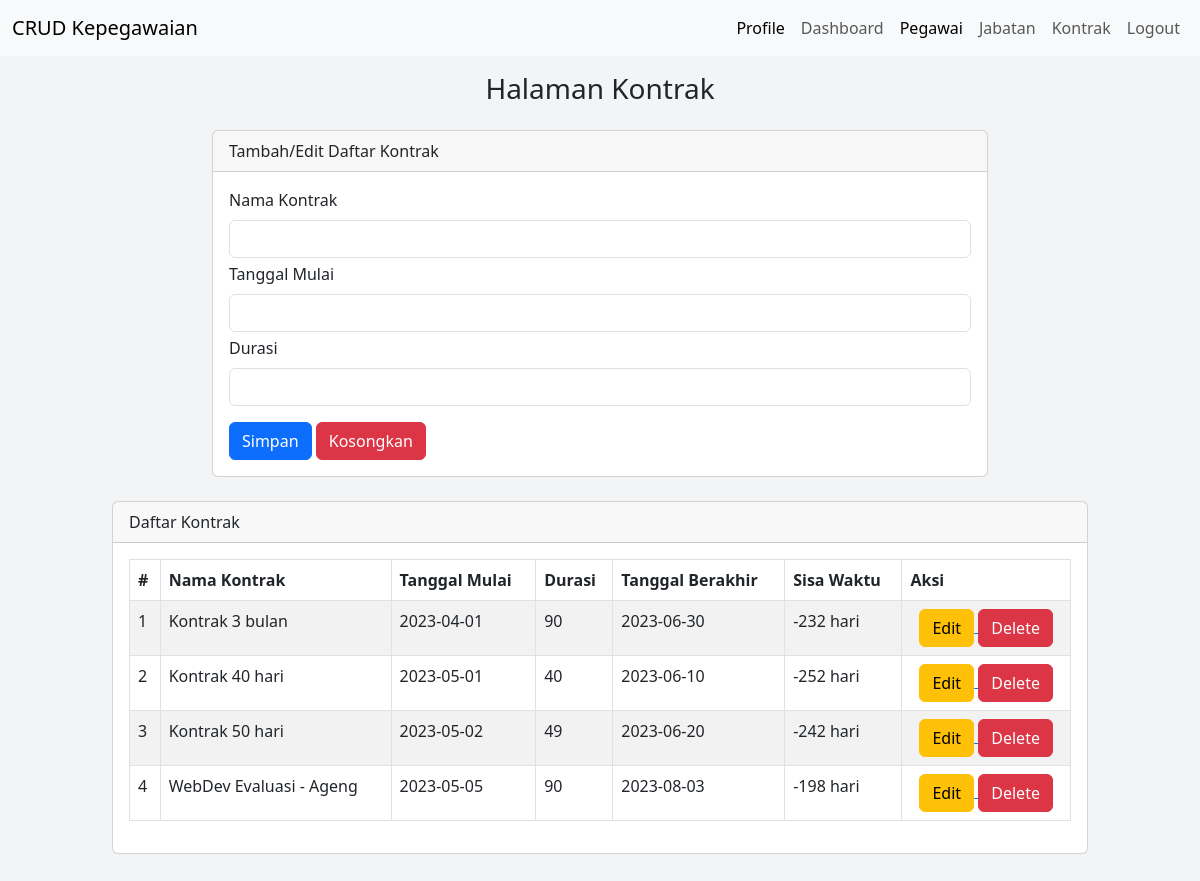
Page /kontrak.php on the earlier database version.
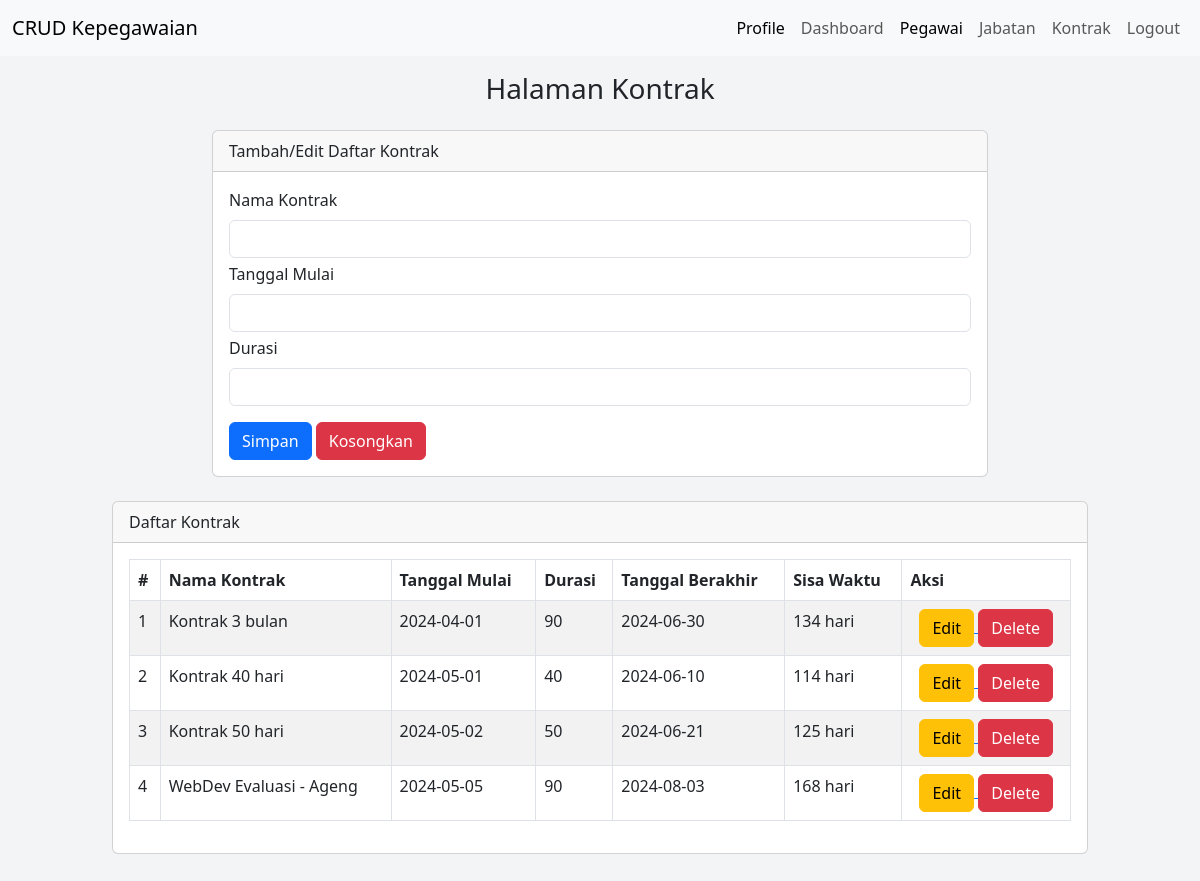
Same page on the later database version.
### tables this page shows
CREATE TABLE `kontrak` (
  `id_kontrak` int(11) NOT NULL,
  `nama_kontrak` varchar(50) NOT NULL,
  `tgl_mulai` date NOT NULL,
  `durasi` int(11) NOT NULL
);

### kontrak.php (the view, shortened to what the changed rows need)
<?php
    include "inc/koneksi.php";
?>
<!DOCTYPE html>
<html lang="en">
<head>
    <link href="https://cdn.jsdelivr.net/npm/bootstrap@5.3.0/dist/css/bootstrap.min.css" rel="stylesheet">
</head>
<body class="overflow-x-hidden">
    <section class="min-vh-100" style="background-color: #f3f4f5;">
        <div class="mx-auto row justify-content-center pb-5">
        <div class="col-md-10">
            <div class="card mt-3 mb-2">
                <div class="card-body overflow-x-auto">
                    <table class="table table-bordered table-striped">
                        <thead>
                            <tr>
                                <th>#</th>
                                <th>Nama Kontrak</th>
                                <th>Tanggal Mulai</th>
                                <th>Durasi</th>
                                <th>Tanggal Berakhir</th>
                                <th>Sisa Waktu</th>
                                <th>Aksi</th>
                            </tr>
                        </thead>
                        <tbody>
                            <?php
                                $no=1;
                                $result = mysqli_query($conn, "SELECT * FROM kontrak");
                                while ($data = mysqli_fetch_array($result)) :
                            ?>
                                <tr>
                                    <td><?=$no++;?></td>
                                    <td><?=$data['nama_kontrak']?></td>
                                    <td><?=$data['tgl_mulai']?></td>
                                    <td><?=$data['durasi']?></td>
                                    <td>
                                        <?php
                                            $tgl_mulai = $data['tgl_mulai'];
                                            $durasi = $data['durasi'];
                                            $tgl_berakhir = date('Y-m-d', strtotime($tgl_mulai . ' + ' . $durasi . ' days'));
                                            echo $tgl_berakhir;
                                        ?>
                                    </td>
                                    <td>
                                        <?php
                                            $tgl_mulai = $data['tgl_mulai'];
                                            $durasi = $data['durasi'];
                                            $tgl_berakhir = date('Y-m-d', strtotime($tgl_mulai . ' + ' . $durasi . ' days'));
                                            $tgl_sekarang = date('Y-m-d');
                                            $sisa_hari = floor((strtotime($tgl_berakhir) - strtotime($tgl_sekarang)) / (60 * 60 * 24));
                                            echo $sisa_hari . " hari";
                                        ?>
                                    </td>
                                    <td class="text-center">
                                        <a href="kontrak.php?hal=edit&id=<?=$data['id_kontrak']?>">
                                            <button type="button" class="btn btn-warning">Edit</button>
                                        </a>
                                        <a href="kontrak.php?hal=delete&id=<?=$data['id_kontrak']?>">
                                            <button type="button" class="btn btn-danger">Delete</button>
                                        </a>
                                    </td>
                                </tr>
                            <?php endwhile;  ?>
                        </tbody>
                    </table>
                </div>
            </div>
        </div>
        </div>
    </section>
</body>
</html>

Differences in the rows shown:
changed kontrak "Kontrak 3 bulan": tgl_mulai "2023-04-01" → "2024-04-01"; tgl_berakhir "2023-06-30" → "2024-06-30"; sisa_hari "-232" → "134"
changed kontrak "Kontrak 40 hari": tgl_mulai "2023-05-01" → "2024-05-01"; tgl_berakhir "2023-06-10" → "2024-06-10"; sisa_hari "-252" → "114"
changed kontrak "Kontrak 50 hari": tgl_mulai "2023-05-02" → "2024-05-02"; durasi "49" → "50"; tgl_berakhir "2023-06-20" → "2024-06-21"; sisa_hari "-242" → "125"
changed kontrak "WebDev Evaluasi - Ageng": tgl_mulai "2023-05-05" → "2024-05-05"; tgl_berakhir "2023-08-03" → "2024-08-03"; sisa_hari "-198" → "168"
